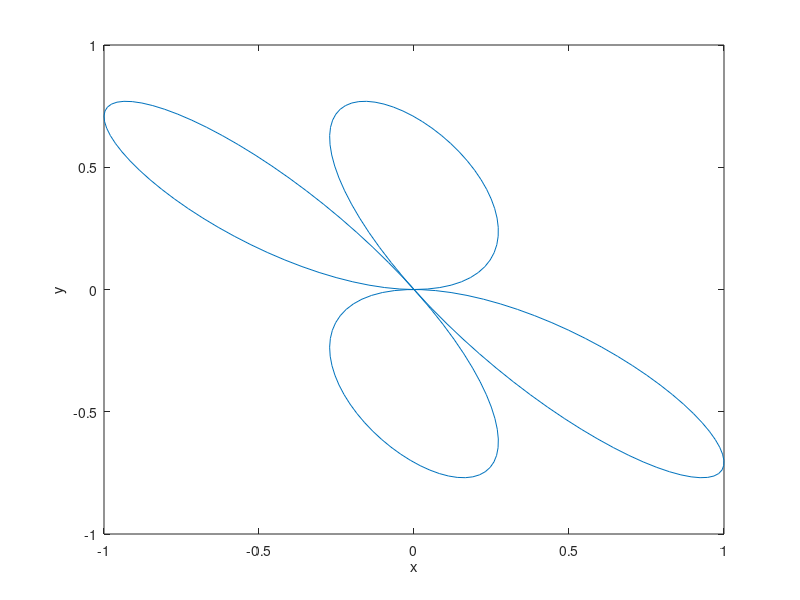

The MATLAB script that drew this image:
n=1; m=2; t0 = pi/4;
x = @(t) sin(m*t) .* cos(n*t+t0);
y = @(t) sin(m*t) .* sin(n*t);

t = linspace(0, 2*pi, 200);
plot(x(t), y(t));

xlabel('x')
ylabel('y')